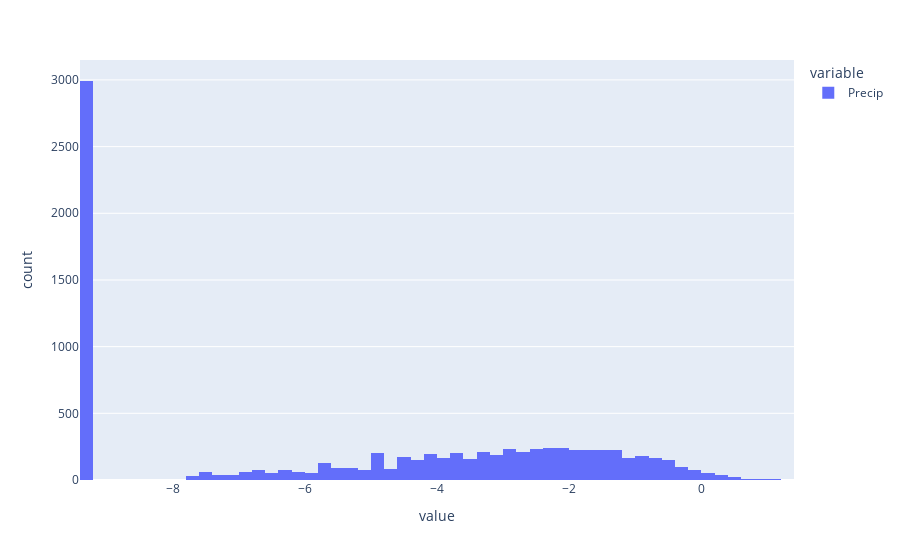

The notebook cell saved with this chart:
### Code cell
px.histogram(data['Precip'].apply(lambda x: math.log(x+0.0001)))

### Figure 1 — Plotly figure (JSON) as saved in the notebook; plotly's stock layout.template omitted (floating-point values rounded to 4 significant figures; data arrays with more than 128 entries replaced by an {"elided": "..."} marker saying what was removed)
{"data": [{"alignmentgroup": "True", "bingroup": "x", "hovertemplate": "variable=Precip<br>value=%{x}<br>count=%{y}<extra></extra>", "legendgroup": "Precip", "marker": {"color": "#636efa", "pattern": {"shape": ""}}, "name": "Precip", "offsetgroup": "Precip", "orientation": "v", "showlegend": true, "type": "histogram", "x": {"elided": "8645 float values"}, "xaxis": "x", "yaxis": "y"}], "layout": {"barmode": "relative", "legend": {"title": {"text": "variable"}, "tracegroupgap": 0}, "margin": {"t": 60}, "xaxis": {"anchor": "y", "domain": [0, 1], "title": {"text": "value"}}, "yaxis": {"anchor": "x", "domain": [0, 1], "title": {"text": "count"}}}}
